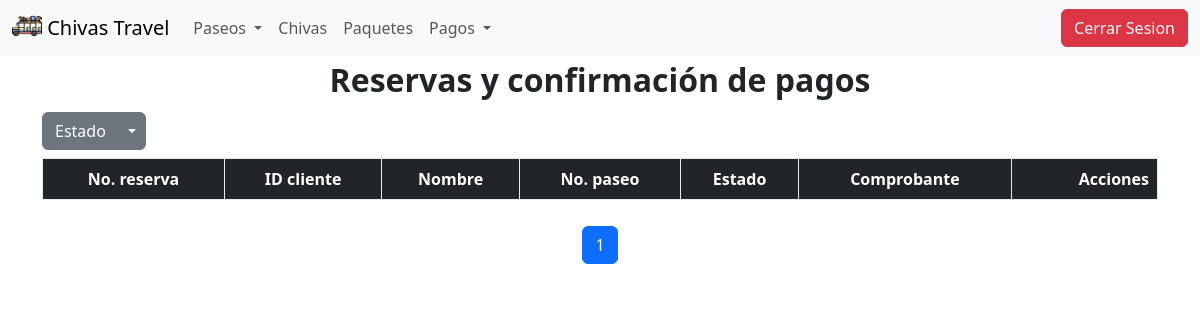
The page /paseos/pagosAdmin/?lista=pendientes on the database as committed earlier.
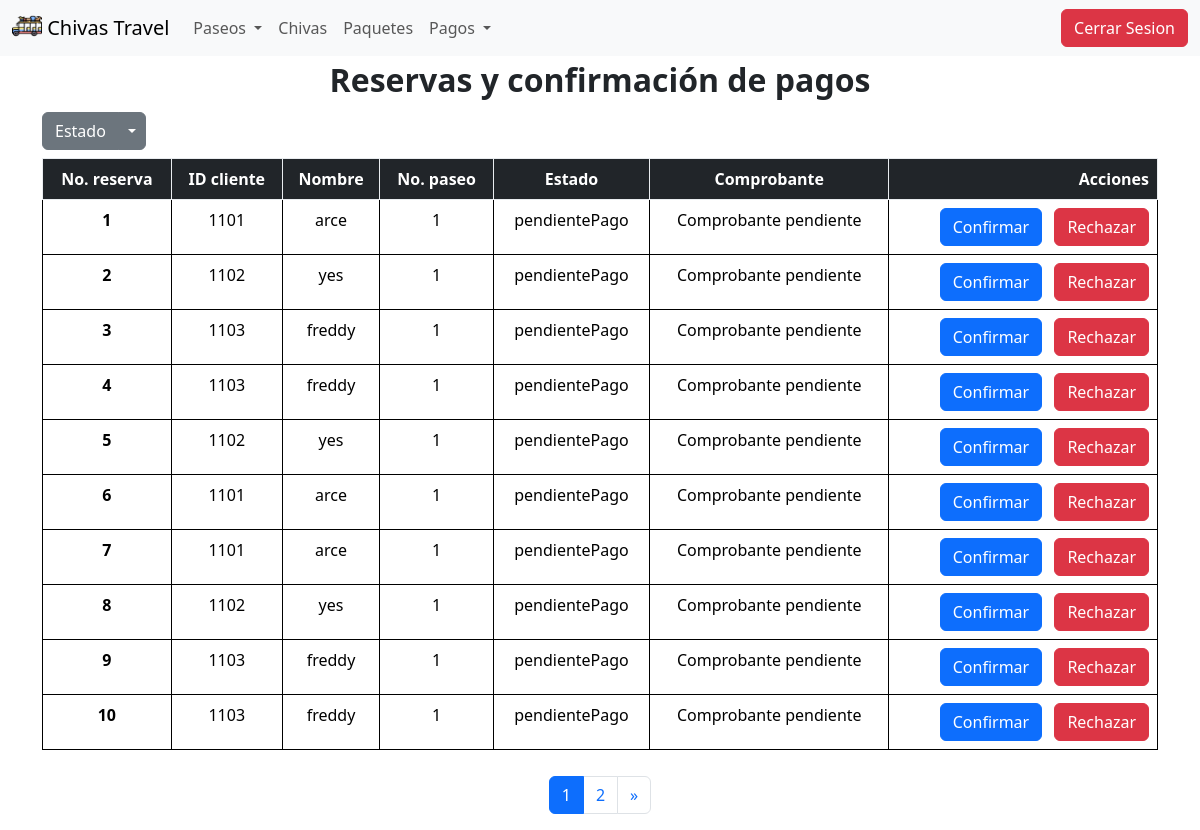
The same page on the database as committed later.
### paseos/models.py (models this page shows)
class Reserva(models.Model):
    paseo = models.ForeignKey(Paseo, on_delete=models.CASCADE)
    estado = models.CharField(max_length=100)
    fechaCreacion = models.DateField()
    valor = models.IntegerField()
    paquete = models.ForeignKey(Paquete, on_delete=models.CASCADE)
    comprobantePago = models.CharField(max_length=200000, default='none')
    persona = models.ForeignKey(Cliente, on_delete=models.CASCADE)

class Cliente(models.Model):
    nombre = models.CharField(max_length=100)
    id = models.IntegerField(primary_key=True)
    celular = models.IntegerField()
    correo = models.EmailField()
    edad = models.IntegerField()
    cuentaBancaria = models.ForeignKey(CuentaBancaria, on_delete=models.CASCADE)

class Paseo(models.Model):
    imagen = models.CharField(max_length=500000, default='default_value')
    origen = models.CharField(max_length=100)
    destino = models.CharField(max_length=100)
    descripcion = models.CharField(max_length=300)
    fecha = models.DateField()
    hora = models.TimeField()
    chiva = models.ForeignKey(Chiva, on_delete=models.CASCADE)
    esquemaCobro = models.ForeignKey(EsquemaCobro, on_delete=models.CASCADE)
    disponibilidad = models.IntegerField()

### paseos/views.py (the view, shortened to what this page needs)
# urls.py: path('pagosAdmin/', views.pagosAdmin, name='pagosAdmin' ),
def pagosAdmin(request):
    pendientes = Reserva.objects.filter(estado="pendientePago")
    confirmadas = Reserva.objects.filter(estado="confirmada")
    lista = request.GET.get('lista', 'confirmadas')
    if lista == 'pendientes':
        listaReservas = pendientes
    else:
        listaReservas = confirmadas
    paginator = Paginator(listaReservas, 10)
    pageNumber = request.GET.get('page')
    objsReserva = paginator.get_page(pageNumber)
    return render(request, 'pagosAdmin.html', {'listaReservas' : objsReserva,
                                               'lista' : lista})

### paseos/templates/pagosAdmin.html (shortened to what the changed rows need)
<!DOCTYPE html>
<html lang="en">
<head>
    {% load static %}
    <link rel="stylesheet" href="{% static '/styles.css' %}">
    <link href="{% static '/stylesApp.css' %}" rel="stylesheet">
</head>
<body>
    <main class="pagosMain">
        <div id="squereMain" class="container">
            <table class="table table-bordered border-black">
                <thead>
                  <tr class="table-dark table-bordered border-light-subtle">
                    <th scope="col" class="text-center">No. reserva</th>
                    <th scope="col" class="text-center">ID cliente</th>
                    <th scope="col" class="text-center">Nombre</th>
                    <th scope="col" class="text-center">No. paseo</th>
                    <th scope="col" class="text-center">Estado</th>
                    <th scope="col" class="text-center">Comprobante</th>
                    <th scope="col" class="text-end">Acciones</th>
                  </tr>
                </thead>
                <tbody>
                {% for reserva in listaReservas %}
                  <tr>
                    <th scope="row" class="text-center">{{reserva.id}}</th>
                    <td class="text-center">{{reserva.persona.id}}</td>
                    <td class="text-center">{{reserva.persona.nombre}}</td>
                    <td class="text-center">{{reserva.paseo.id}}</td>
                    <td class="text-center">{{reserva.estado}}</td>
                    <td class="text-center">
                        {% if reserva.comprobantePago == 'none' %}
                            Comprobante pendiente
                        {% else %}
                            <button type="button" class="btn btn-link" data-bs-toggle="modal" data-bs-target="#pagosModal{{ reserva.persona.id }}">
                                Ver comprobante
                            </button>
                        {% endif %}
                    </td>
                    <td class="text-end">
                        <form method="post" action=''>
                            {% if reserva.estado == 'pendientePago' %}
                                <button type="submit" name="action" value="confirmar" class="btn btn-primary me-2">Confirmar</button>
                            {% endif %}
                            <button type="submit" name="action" value="rechazar" class="btn btn-danger">Rechazar</button>
                        </form>
                    </td>
                  </tr>
                {% endfor %}
                </tbody>
            </table>
        </div>
        <div class="pagination-wrapper">
            <nav aria-label="Page navigation">
                <ul class="pagination justify-content-center custom-cursor">
                    {% for num in listaReservas.paginator.page_range %}
                        {% if listaReservas.number == num %}
                            <li class="page-item active"><span class="page-link">{{ num }}</span></li>
                        {% elif num > listaReservas.number|add:'-3' and num < listaReservas.number|add:'3' %}
                            <li class="page-item"><a class="page-link" href="?lista={{ lista }}&page={{ num }}">{{ num }}</a></li>
                        {% endif %}
                    {% endfor %}
                    {% if listaReservas.has_next %}
                        <li class="page-item">
                            <a class="page-link" href="?lista={{ lista }}&page={{ listaReservas.next_page_number }}" aria-label="Next">
                                <span aria-hidden="true">&raquo;</span>
                            </a>
                        </li>
                    {% endif %}
                </ul>
            </nav>
        </div>
    </main>
</body>
</html>

Rows that differ between the two databases and show on the page:
now on this page (row edited): Reserva: id "1", persona.id "1101", persona.nombre "arce", paseo.id "1", estado "pendientePago", comprobantePago "Comprobante pendiente", shows "Confirmar"
now on this page (row edited): Reserva: id "2", persona.id "1102", persona.nombre "yes", paseo.id "1", estado "pendientePago", comprobantePago "Comprobante pendiente", shows "Confirmar"
now on this page (row edited): Reserva: id "3", persona.id "1103", persona.nombre "freddy", paseo.id "1", estado "pendientePago", comprobantePago "Comprobante pendiente", shows "Confirmar"
now on this page (row edited): Reserva: id "4", persona.id "1103", persona.nombre "freddy", paseo.id "1", estado "pendientePago", comprobantePago "Comprobante pendiente", shows "Confirmar"
now on this page (row edited): Reserva: id "5", persona.id "1102", persona.nombre "yes", paseo.id "1", estado "pendientePago", comprobantePago "Comprobante pendiente", shows "Confirmar"
now on this page (row edited): Reserva: id "6", persona.id "1101", persona.nombre "arce", paseo.id "1", estado "pendientePago", comprobantePago "Comprobante pendiente", shows "Confirmar"
now on this page (row edited): Reserva: id "7", persona.id "1101", persona.nombre "arce", paseo.id "1", estado "pendientePago", comprobantePago "Comprobante pendiente", shows "Confirmar"
now on this page (row edited): Reserva: id "8", persona.id "1102", persona.nombre "yes", paseo.id "1", estado "pendientePago", comprobantePago "Comprobante pendiente", shows "Confirmar"
now on this page (row edited): Reserva: id "9", persona.id "1103", persona.nombre "freddy", paseo.id "1", estado "pendientePago", comprobantePago "Comprobante pendiente", shows "Confirmar"
now on this page (row edited): Reserva: id "10", persona.id "1103", persona.nombre "freddy", paseo.id "1", estado "pendientePago", comprobantePago "Comprobante pendiente", shows "Confirmar"
Other text that changed with them:
new list line: "2"
